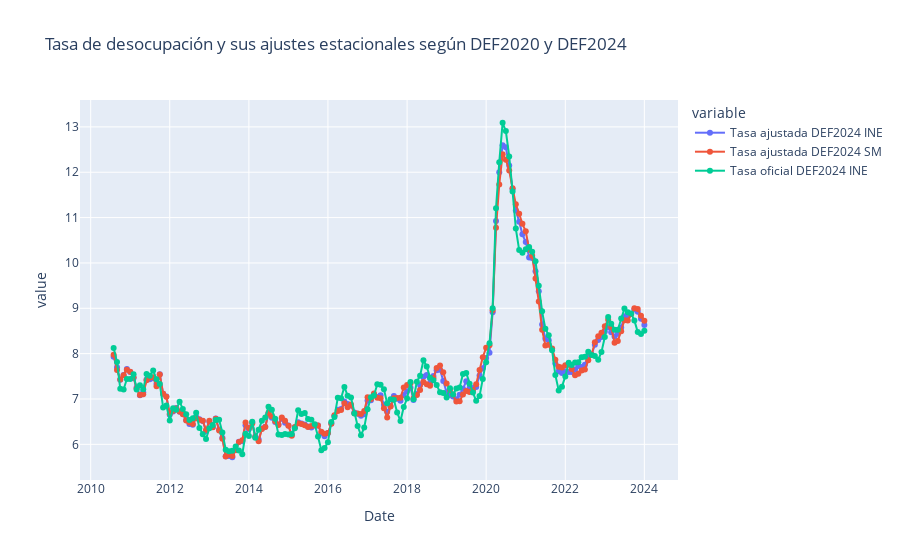

Here is the notebook cell this chart was saved with:
### Code cell
pdata = data.copy()
pdata.columns = pd.Index(map(str.strip, pdata.columns.get_level_values(0) + " " + pdata.columns.get_level_values(1)))
pdata = pd.concat([pdata.loc[:,["Tasa ajustada DEF2024", "Tasa oficial DEF2024"]].dropna(), x13o.seasadj], axis=1)\
    .convert_dtypes('float64')\
        .rename({"seasadj":"Tasa ajustada DEF2024 SM", "Tasa ajustada DEF2024":"Tasa ajustada DEF2024 INE", "Tasa oficial DEF2024":"Tasa oficial DEF2024 INE"}, axis=1)
fig = px.line(pdata, y=["Tasa ajustada DEF2024 INE", "Tasa ajustada DEF2024 SM", "Tasa oficial DEF2024 INE"], 
              title="Tasa de desocupación y sus ajustes estacionales según DEF2020 y DEF2024",
              markers=True)
fig

### Figure 1 — Plotly figure (JSON) as saved in the notebook; plotly's stock layout.template omitted (floating-point values rounded to 4 significant figures; data arrays with more than 128 entries replaced by an {"elided": "..."} marker saying what was removed)
{"data": [{"hovertemplate": "variable=Tasa ajustada DEF2024 INE<br>Date=%{x}<br>value=%{y}<extra></extra>", "legendgroup": "Tasa ajustada DEF2024 INE", "line": {"color": "#636efa", "dash": "solid"}, "marker": {"symbol": "circle"}, "mode": "lines+markers", "name": "Tasa ajustada DEF2024 INE", "orientation": "v", "showlegend": true, "type": "scatter", "x": {"elided": "162 str values"}, "xaxis": "x", "y": {"elided": "162 float values"}, "yaxis": "y"}, {"hovertemplate": "variable=Tasa ajustada DEF2024 SM<br>Date=%{x}<br>value=%{y}<extra></extra>", "legendgroup": "Tasa ajustada DEF2024 SM", "line": {"color": "#EF553B", "dash": "solid"}, "marker": {"symbol": "circle"}, "mode": "lines+markers", "name": "Tasa ajustada DEF2024 SM", "orientation": "v", "showlegend": true, "type": "scatter", "x": {"elided": "162 str values"}, "xaxis": "x", "y": {"elided": "162 float values"}, "yaxis": "y"}, {"hovertemplate": "variable=Tasa oficial DEF2024 INE<br>Date=%{x}<br>value=%{y}<extra></extra>", "legendgroup": "Tasa oficial DEF2024 INE", "line": {"color": "#00cc96", "dash": "solid"}, "marker": {"symbol": "circle"}, "mode": "lines+markers", "name": "Tasa oficial DEF2024 INE", "orientation": "v", "showlegend": true, "type": "scatter", "x": {"elided": "162 str values"}, "xaxis": "x", "y": {"elided": "162 float values"}, "yaxis": "y"}], "layout": {"legend": {"title": {"text": "variable"}, "tracegroupgap": 0}, "title": {"text": "Tasa de desocupación y sus ajustes estacionales según DEF2020 y DEF2024"}, "xaxis": {"anchor": "y", "domain": [0, 1], "title": {"text": "Date"}}, "yaxis": {"anchor": "x", "domain": [0, 1], "title": {"text": "value"}}}}
